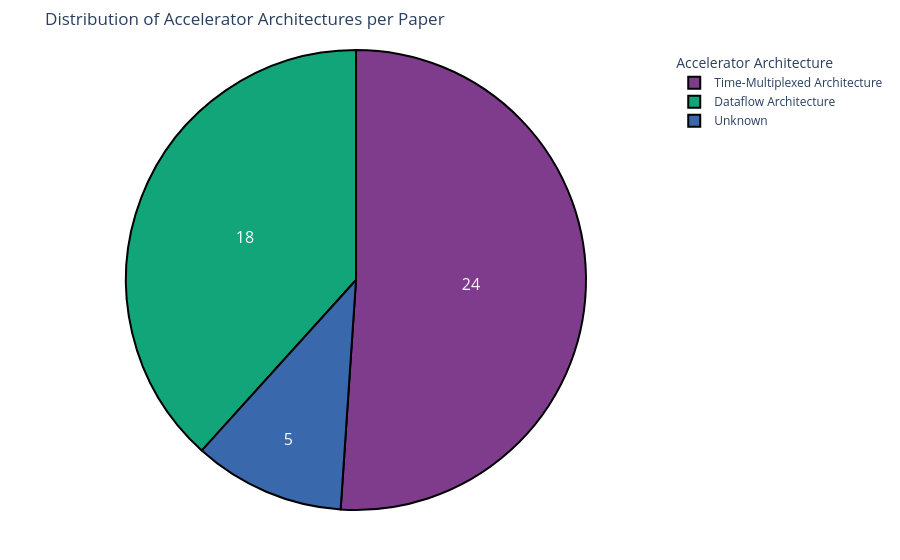

Write notebook code for a chart like this one.
### Code cell
# Replace None values with "Unknown" for better visualization
tmp_df = research_df['Accelerator Architecture'].fillna("Unknown")
pie_chart(tmp_df, 'Accelerator Architecture', 'Distribution of Accelerator Architectures per Paper')

### Figure 1 — Plotly figure (JSON) as saved in the notebook; plotly's stock layout.template omitted (floating-point values rounded to 4 significant figures)
{"data": [{"domain": {"x": [0, 1], "y": [0, 1]}, "hole": 0, "hovertemplate": "Accelerator Architecture=%{label}<extra></extra>", "labels": ["Unknown", "Dataflow Architecture", "Dataflow Architecture", "Dataflow Architecture", "Dataflow Architecture", "Dataflow Architecture", "Dataflow Architecture", "Dataflow Architecture", "Time-Multiplexed Architecture", "Dataflow Architecture", "Time-Multiplexed Architecture", "Time-Multiplexed Architecture", "Dataflow Architecture", "Dataflow Architecture", "Dataflow Architecture", "Unknown", "Time-Multiplexed Architecture", "Time-Multiplexed Architecture", "Time-Multiplexed Architecture", "Time-Multiplexed Architecture", "Time-Multiplexed Architecture", "Dataflow Architecture", "Dataflow Architecture", "Unknown", "Time-Multiplexed Architecture", "Dataflow Architecture", "Time-Multiplexed Architecture", "Dataflow Architecture", "Time-Multiplexed Architecture", "Time-Multiplexed Architecture", "Unknown", "Dataflow Architecture", "Time-Multiplexed Architecture", "Time-Multiplexed Architecture", "Unknown", "Time-Multiplexed Architecture", "Time-Multiplexed Architecture", "Time-Multiplexed Architecture", "Time-Multiplexed Architecture", "Time-Multiplexed Architecture", "Time-Multiplexed Architecture", "Time-Multiplexed Architecture", "Time-Multiplexed Architecture", "Dataflow Architecture", "Time-Multiplexed Architecture", "Time-Multiplexed Architecture", "Dataflow Architecture"], "legendgroup": "", "marker": {"line": {"color": "#000000", "width": 2}}, "name": "", "showlegend": true, "textfont": {"size": 16}, "textinfo": "value", "type": "pie"}], "layout": {"legend": {"title": {"text": "Accelerator Architecture"}, "tracegroupgap": 0}, "margin": {"b": 50, "l": 50, "r": 50, "t": 50}, "piecolorway": ["rgb(127, 60, 141)", "rgb(17, 165, 121)", "rgb(57, 105, 172)", "rgb(242, 183, 1)", "rgb(231, 63, 116)", "rgb(128, 186, 90)", "rgb(230, 131, 16)", "rgb(0, 134, 149)", "rgb(207, 28, 144)", "rgb(249, 123, 114)", "rgb(165, 170, 153)"], "title": {"text": "Distribution of Accelerator Architectures per Paper"}}}
